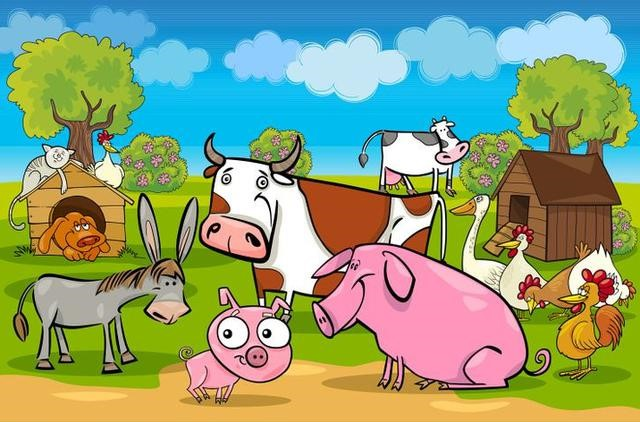
#> input picture image1.jpg, 640 x 422 px
$ python Equalization.py
#> lines starting #> are read from the running program, lines starting #| are printed output that depends on the picture
import cv2
import numpy as np
from matplotlib import pyplot as plt

# membaca gambar
img = cv2.imread('image1.jpg', 0)
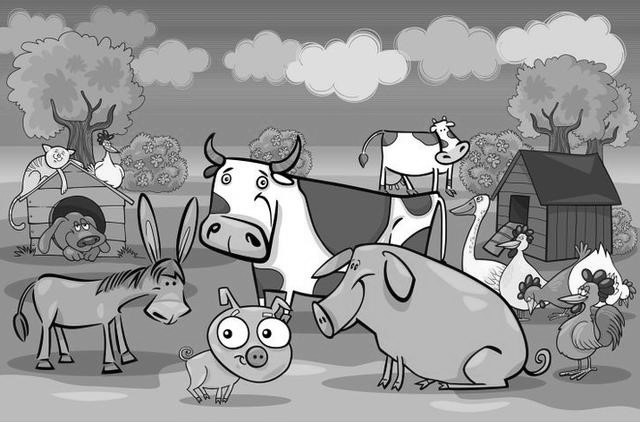
#> img: shape (422, 640); min 0, max 255, mean 149.3

# melakukan histogram equalization
equ = cv2.equalizeHist(img)
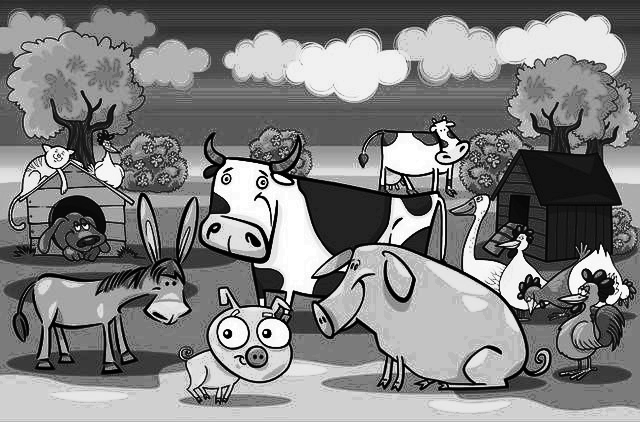
#> equ: shape (422, 640); min 0, max 255, mean 128.9

# menampilkan gambar asli dan hasil equalization
cv2.imshow('Original Image', img)
cv2.imshow('Equalized Image', equ)

# menampilkan histogram asli dan histogram hasil equalization
hist, bins = np.histogram(img.flatten(), 256, [0, 256])
#> hist = 256 values, max 14817 at index 146, min 135 at index 236, mean 1055; bins = 257 values from 0 to 256
plt.hist(img.flatten(), 256, [0, 256], color='r')
plt.xlim([0, 256])
plt.show()
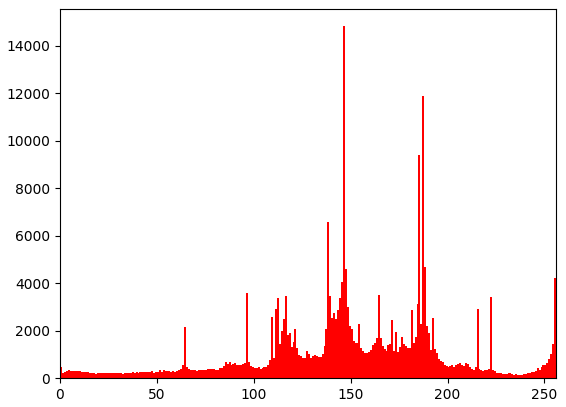
#> figure drawn by matplotlib, 1 panel; tallest bar 14817 high, from x = 146 to 147

hist, bins = np.histogram(equ.flatten(), 256, [0, 256])
#> hist = 256 values, max 14817 at index 123, min 0 at index 17, mean 1055
plt.hist(equ.flatten(), 256, [0, 256], color='r')
plt.xlim([0, 256])
plt.show()
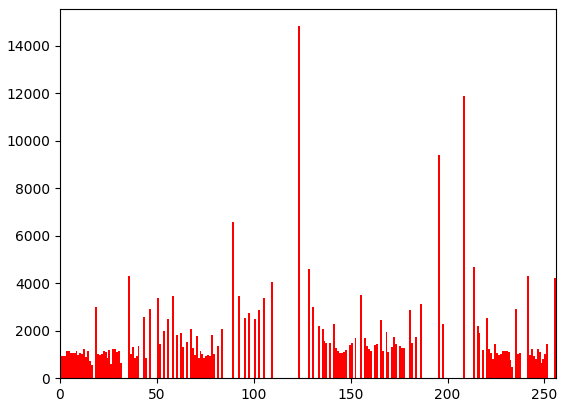
#> figure drawn by matplotlib, 1 panel; tallest bar 14817 high, from x = 123 to 124

cv2.waitKey(0)
cv2.destroyAllWindows()

$ run again, with image2.jpg copied over image1.jpg
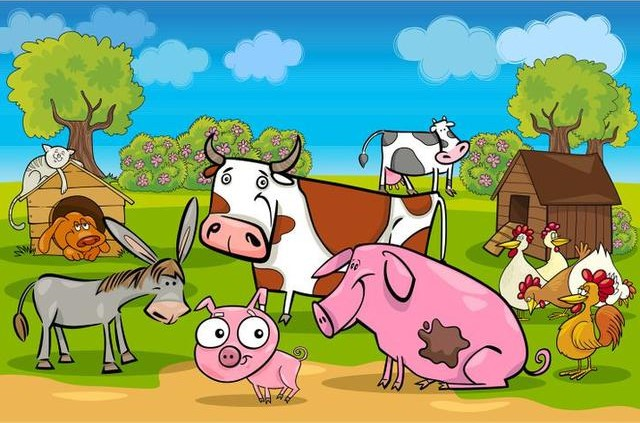
#> input picture image2.jpg, 640 x 423 px
#> `equ = cv2.equalizeHist(img)`:
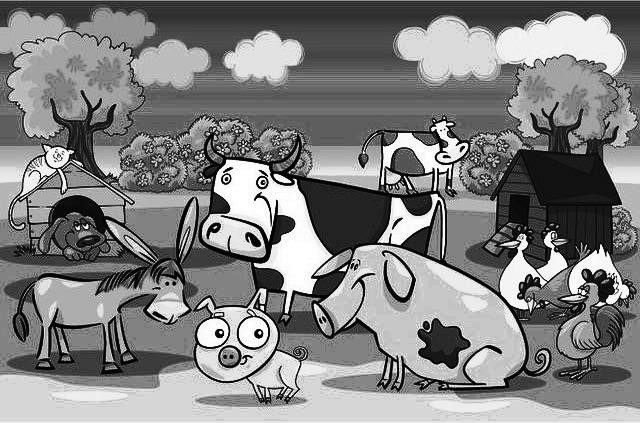
#> equ: shape (423, 640); min 0, max 255, mean 128.7
#> `hist, bins = np.histogram(img.flatten(), 256, [0, 256])`: hist = 256 values, max 13309 at index 146, min 120 at index 237, mean 1057.5; bins = 257 values from 0 to 256
#> `hist, bins = np.histogram(equ.flatten(), 256, [0, 256])`: hist = 256 values, max 13309 at index 130, min 0 at index 17, mean 1057.5
#> `plt.show()`:
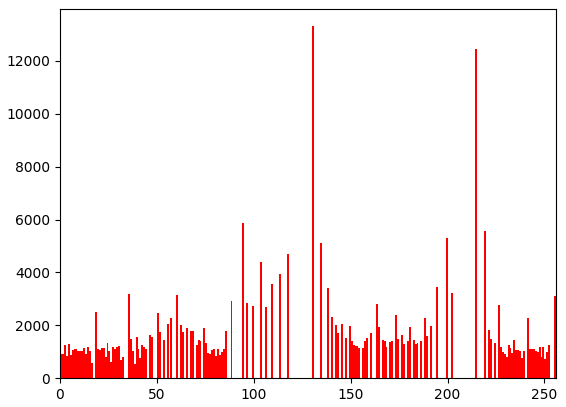
#> figure drawn by matplotlib, 1 panel; tallest bar 13309 high, from x = 130 to 131
